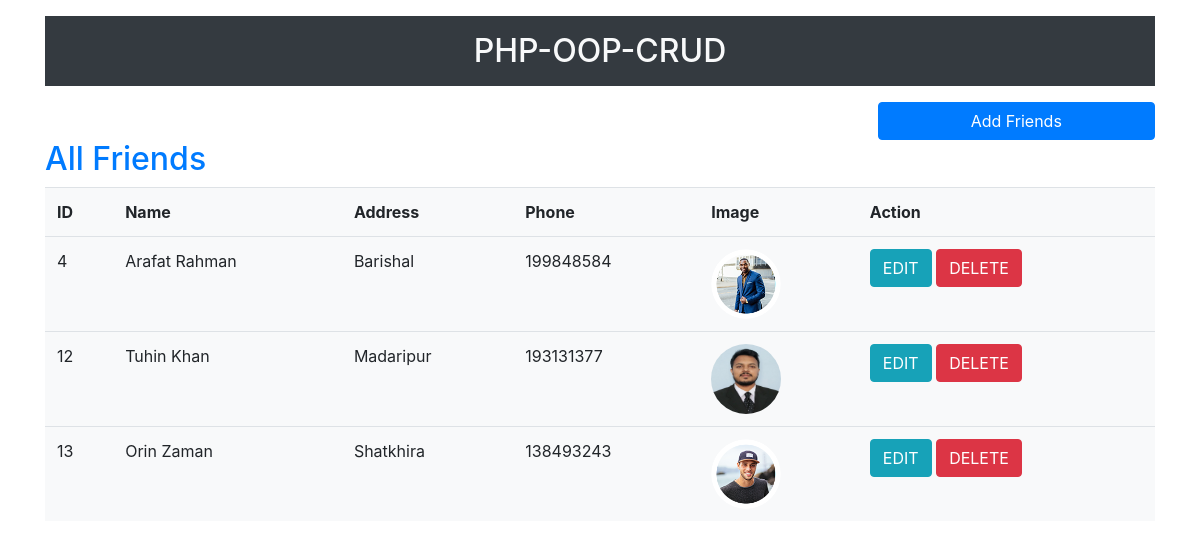
The page / on the database its author committed.
### tables this page shows
CREATE TABLE `user_info` (
  `id` int(11) NOT NULL,
  `name` varchar(55) NOT NULL,
  `address` varchar(255) NOT NULL,
  `phone` int(15) NOT NULL,
  `image` varchar(100) NOT NULL
);

### Class/adminBack.php (called while the page is built, shortened)
<?php
		class adminBack{
		private $conn;
		 function __construct(){
			$dbhost = "localhost";
			$dbuser = "root";
			$dbpass = "";
			$dbname = "php-oop-crud";
			$this->conn = mysqli_connect($dbhost,$dbuser,$dbpass,$dbname);
		}
		function show_data(){
			$query = "SELECT * FROM user_info";
			if ($data =mysqli_query($this->conn,$query)) {
				return $data;
			}
		}
	}
 ?>

### index.php (the view, shortened to what this page needs)
<?php
	include("Class/adminBack.php");
	$obj = new adminBack();
	$data = $obj->show_data();
	$datas = array();
	while ($all_data = mysqli_fetch_array($data)) {
		$datas[] = $all_data;
	}
 ?>
<?php include('includes/header.php'); ?>
<div class="container">
	<h2 class="text-center text-light p-3 my-3 bg-dark">PHP-OOP-CRUD</h2>
</div>
<div class="container d-flex justify-content-end">
	<button type="button" class="btn btn-primary w-25" data-toggle="modal" data-target="#exampleModal">
		Add Friends
	</button>
</div>
<div class="container">
	<h2 class="text-primary ">All Friends</h2>
	<table class="table bg-light p-5">
		<tr>
			<th>ID</th>
			<th>Name</th>
			<th>Address</th>
			<th>Phone</th>
			<th>Image</th>
			<th>Action</th>
		</tr>
		<?php foreach ($datas as  $value) {
		 ?>
		<tr>
			<td><?php echo $value['id'] ?></td>
			<td><?php echo $value['name'] ?></td>
			<td><?php echo $value['address'] ?></td>
			<td><?php echo $value['phone'] ?></td>
			<td><img src="upload/<?php echo $value['image'] ?>" alt="" height="70px"
					style="width:70px; border-radius: 50%;"></td>
			<td>
				<a href="edit.php?status=edit&&id=<?php echo $value['id'] ?>" class="btn btn-info">EDIT</a>
				<a href="?status=delete&&id=<?php echo $value['id'] ?>" class="btn btn-danger"
					id="delete_btn">DELETE</a>
			</td>
		</tr>
		<?php } ?>
	</table>
</div>
<?php include('includes/footer.php'); ?>

### includes/header.php (shortened to what this page needs)
<!doctype html>
<html lang="en">
  <head>
    <link rel="stylesheet" href="https://cdn.jsdelivr.net/npm/bootstrap@4.5.3/dist/css/bootstrap.min.css" >
  </head>
  <body>

### includes/footer.php (shortened to what this page needs)
  </body>
</html>

### rows shown on the page
user_info: id "4", name "Arafat Rahman", address "Barishal", phone "199848584", image (picture)
user_info: id "12", name "Tuhin Khan", address "Madaripur", phone "193131377", image (picture)
user_info: id "13", name "Orin Zaman", address "Shatkhira", phone "138493243", image (picture)
